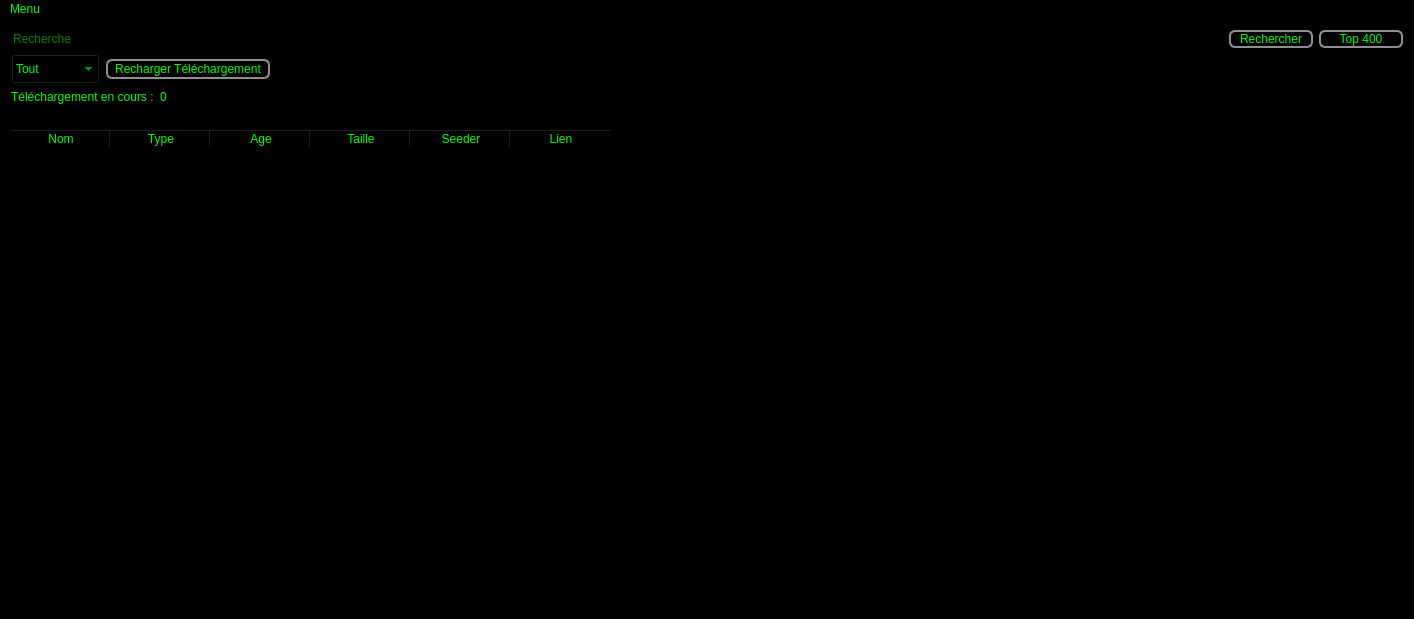
<?xml version="1.0" encoding="UTF-8"?>
<ui version="4.0">
 <class>MainWindow</class>
 <widget class="QMainWindow" name="MainWindow">
  <property name="geometry">
   <rect>
    <x>0</x>
    <y>0</y>
    <width>1414</width>
    <height>619</height>
   </rect>
  </property>
  <property name="windowTitle">
   <string>YggTorrent Downloader</string>
  </property>
  <property name="styleSheet">
   <string notr="true">QWidget
{
background-color: rgb(0, 0, 0);
selection-background-color: rgb(0, 255, 0);
selection-color: rgb(0, 0, 0);
color: rgb(0, 255, 0);
}
QMenu
{
background-color: rgb(0, 0, 0);
selection-background-color: rgb(0, 255, 0);
selection-color: rgb(0, 0, 0);
color: rgb(0, 255, 0);
}
QMenu:hover
{
background-color: rgb(0, 255, 0);
color: rgb(0, 0, 0);
}
QTableView
{
	border: 0px;
	background-color: rgb(0, 0, 0);
	color: rgb(0, 255, 0);
	gridline-color: rgb(53, 53, 53);
}
QTableView:section
{
	background-color: rgb(0, 0, 0);
	color: rgb(0, 255, 0);
}
QHeaderView:section
{
	background-color: rgb(0, 0, 0);
	color: rgb(0, 255, 0);
}
QTableView:disabled
{
	background-color: rgb(20, 20, 20);
	color: rgb(0,0,0);
}
QPushButton {
    border: 2px solid #8f8f91;
    border-radius: 6px;    
	background-color: rgb(0, 0, 0);
    min-width: 80px;	
	color: rgb(0, 255, 0);
}

QPushButton:hover {
   
	background-color: rgb(0, 255, 0);
	color: rgb(0, 0, 0);
}

QPushButton:pressed{
	background-color: rgb(0, 0, 0);
	color: rgb(0, 255, 0);
}
QPushButton:disabled{
	background-color: rgb(25, 25, 25);
	color: rgb(0, 255, 0);
    border: 0px solid #8f8f91;
}
QComboBox{
	background-color: rgb(0, 0, 0);
	selection-background-color: rgb(0, 255, 0);
	selection-color: rgb(0, 0, 0);
	color: rgb(0, 255, 0);
}
QLineEdit
{
	border: 0px;
	background-color: rgb(0, 0, 0);
	selection-background-color: rgb(0, 255, 0);
	selection-color: rgb(0, 0, 0);
	color: rgb(0, 255, 0);
}
QLabel
{
	background-color: rgb(0, 0, 0);
	selection-background-color: rgb(0, 255, 0);
	selection-color: rgb(0, 0, 0);
	color: rgb(0, 255, 0);
}</string>
  </property>
  <widget class="QWidget" name="centralWidget">
   <layout class="QGridLayout" name="gridLayout">
    <item row="0" column="0">
     <layout class="QHBoxLayout" name="horizontalLayout">
      <item>
       <widget class="QLineEdit" name="eFind">
        <property name="placeholderText">
         <string>Recherche</string>
        </property>
       </widget>
      </item>
      <item>
       <widget class="QPushButton" name="bFind">
        <property name="minimumSize">
         <size>
          <width>84</width>
          <height>0</height>
         </size>
        </property>
        <property name="maximumSize">
         <size>
          <width>150</width>
          <height>16777215</height>
         </size>
        </property>
        <property name="styleSheet">
         <string notr="true"/>
        </property>
        <property name="text">
         <string>Rechercher</string>
        </property>
       </widget>
      </item>
      <item>
       <widget class="QPushButton" name="top400">
        <property name="styleSheet">
         <string notr="true"/>
        </property>
        <property name="text">
         <string>Top 400</string>
        </property>
       </widget>
      </item>
     </layout>
    </item>
    <item row="1" column="0">
     <layout class="QHBoxLayout" name="horizontalLayout_2">
      <item>
       <widget class="QComboBox" name="comboBox">
        <property name="minimumSize">
         <size>
          <width>0</width>
          <height>30</height>
         </size>
        </property>
        <item>
         <property name="text">
          <string>Tout</string>
         </property>
        </item>
        <item>
         <property name="text">
          <string>film</string>
         </property>
        </item>
        <item>
         <property name="text">
          <string>musique</string>
         </property>
        </item>
        <item>
         <property name="text">
          <string>application</string>
         </property>
        </item>
        <item>
         <property name="text">
          <string>ebook</string>
         </property>
        </item>
        <item>
         <property name="text">
          <string>jeux video</string>
         </property>
        </item>
       </widget>
      </item>
      <item>
       <widget class="QPushButton" name="reload">
        <property name="minimumSize">
         <size>
          <width>84</width>
          <height>20</height>
         </size>
        </property>
        <property name="styleSheet">
         <string notr="true"/>
        </property>
        <property name="text">
         <string>  Recharger Téléchargement  </string>
        </property>
       </widget>
      </item>
      <item>
       <spacer name="horizontalSpacer">
        <property name="orientation">
         <enum>Qt::Horizontal</enum>
        </property>
        <property name="sizeHint" stdset="0">
         <size>
          <width>40</width>
          <height>20</height>
         </size>
        </property>
       </spacer>
      </item>
     </layout>
    </item>
    <item row="2" column="0">
     <layout class="QFormLayout" name="formLayout">
      <item row="0" column="0">
       <widget class="QLabel" name="label">
        <property name="text">
         <string>Téléchargement en cours :</string>
        </property>
       </widget>
      </item>
      <item row="0" column="1">
       <widget class="QLabel" name="downCount">
        <property name="text">
         <string>0</string>
        </property>
       </widget>
      </item>
     </layout>
    </item>
    <item row="3" column="0">
     <widget class="QLabel" name="result">
      <property name="text">
       <string/>
      </property>
     </widget>
    </item>
    <item row="4" column="0">
     <widget class="QTableWidget" name="listTorrent">
      <property name="minimumSize">
       <size>
        <width>1000</width>
        <height>0</height>
       </size>
      </property>
      <property name="styleSheet">
       <string notr="true"/>
      </property>
      <property name="cornerButtonEnabled">
       <bool>true</bool>
      </property>
      <attribute name="horizontalHeaderShowSortIndicator" stdset="0">
       <bool>false</bool>
      </attribute>
      <attribute name="verticalHeaderVisible">
       <bool>false</bool>
      </attribute>
      <column>
       <property name="text">
        <string>Nom</string>
       </property>
      </column>
      <column>
       <property name="text">
        <string>Type</string>
       </property>
      </column>
      <column>
       <property name="text">
        <string>Age</string>
       </property>
      </column>
      <column>
       <property name="text">
        <string>Taille</string>
       </property>
      </column>
      <column>
       <property name="text">
        <string>Seeder</string>
       </property>
      </column>
      <column>
       <property name="text">
        <string>Lien</string>
       </property>
      </column>
     </widget>
    </item>
   </layout>
  </widget>
  <widget class="QMenuBar" name="menuBar">
   <property name="geometry">
    <rect>
     <x>0</x>
     <y>0</y>
     <width>1414</width>
     <height>25</height>
    </rect>
   </property>
   <widget class="QMenu" name="menuMenu">
    <property name="title">
     <string>Menu</string>
    </property>
    <widget class="QMenu" name="menuStyle">
     <property name="title">
      <string>Style</string>
     </property>
     <addaction name="actionDark"/>
     <addaction name="actionLight"/>
    </widget>
    <addaction name="separator"/>
    <addaction name="menuStyle"/>
    <addaction name="actionOptions"/>
    <addaction name="actionA_Propos"/>
    <addaction name="actionA_Propos_de_Qt"/>
    <addaction name="separator"/>
    <addaction name="actionQuitter"/>
   </widget>
   <addaction name="menuMenu"/>
  </widget>
  <action name="actionOptions">
   <property name="text">
    <string>Options</string>
   </property>
  </action>
  <action name="actionQuitter">
   <property name="text">
    <string>Quitter</string>
   </property>
  </action>
  <action name="actionA_Propos">
   <property name="text">
    <string>A Propos</string>
   </property>
  </action>
  <action name="actionA_Propos_de_Qt">
   <property name="text">
    <string>A Propos de Qt</string>
   </property>
  </action>
  <action name="actionDark">
   <property name="text">
    <string>Dark</string>
   </property>
  </action>
  <action name="actionLight">
   <property name="text">
    <string>Light</string>
   </property>
  </action>
 </widget>
 <layoutdefault spacing="6" margin="11"/>
 <resources/>
 <connections>
  <connection>
   <sender>eFind</sender>
   <signal>returnPressed()</signal>
   <receiver>bFind</receiver>
   <slot>click()</slot>
   <hints>
    <hint type="sourcelabel">
     <x>661</x>
     <y>48</y>
    </hint>
    <hint type="destinationlabel">
     <x>1359</x>
     <y>48</y>
    </hint>
   </hints>
  </connection>
 </connections>
</ui>
